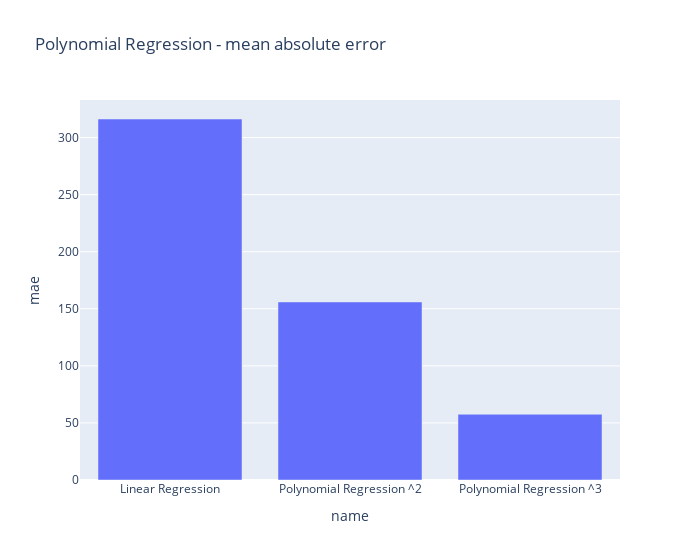

The cell this chart's notebook holds for it:
### Code cell
px.bar(results, x='name', y='mae', width=700, title='Polynomial Regression - mean absolute error')

### Figure 1 — Plotly figure (JSON) as saved in the notebook; plotly's stock layout.template omitted (floating-point values rounded to 4 significant figures)
{"data": [{"alignmentgroup": "True", "hovertemplate": "name=%{x}<br>mae=%{y}<extra></extra>", "legendgroup": "", "marker": {"color": "#636efa", "pattern": {"shape": ""}}, "name": "", "offsetgroup": "", "orientation": "v", "showlegend": false, "textposition": "auto", "type": "bar", "x": ["Linear Regression", "Polynomial Regression ^2", "Polynomial Regression ^3"], "xaxis": "x", "y": [316.3, 156.0, 57.57], "yaxis": "y"}], "layout": {"barmode": "relative", "legend": {"tracegroupgap": 0}, "title": {"text": "Polynomial Regression - mean absolute error"}, "width": 700, "xaxis": {"anchor": "y", "domain": [0, 1], "title": {"text": "name"}}, "yaxis": {"anchor": "x", "domain": [0, 1], "title": {"text": "mae"}}}}
